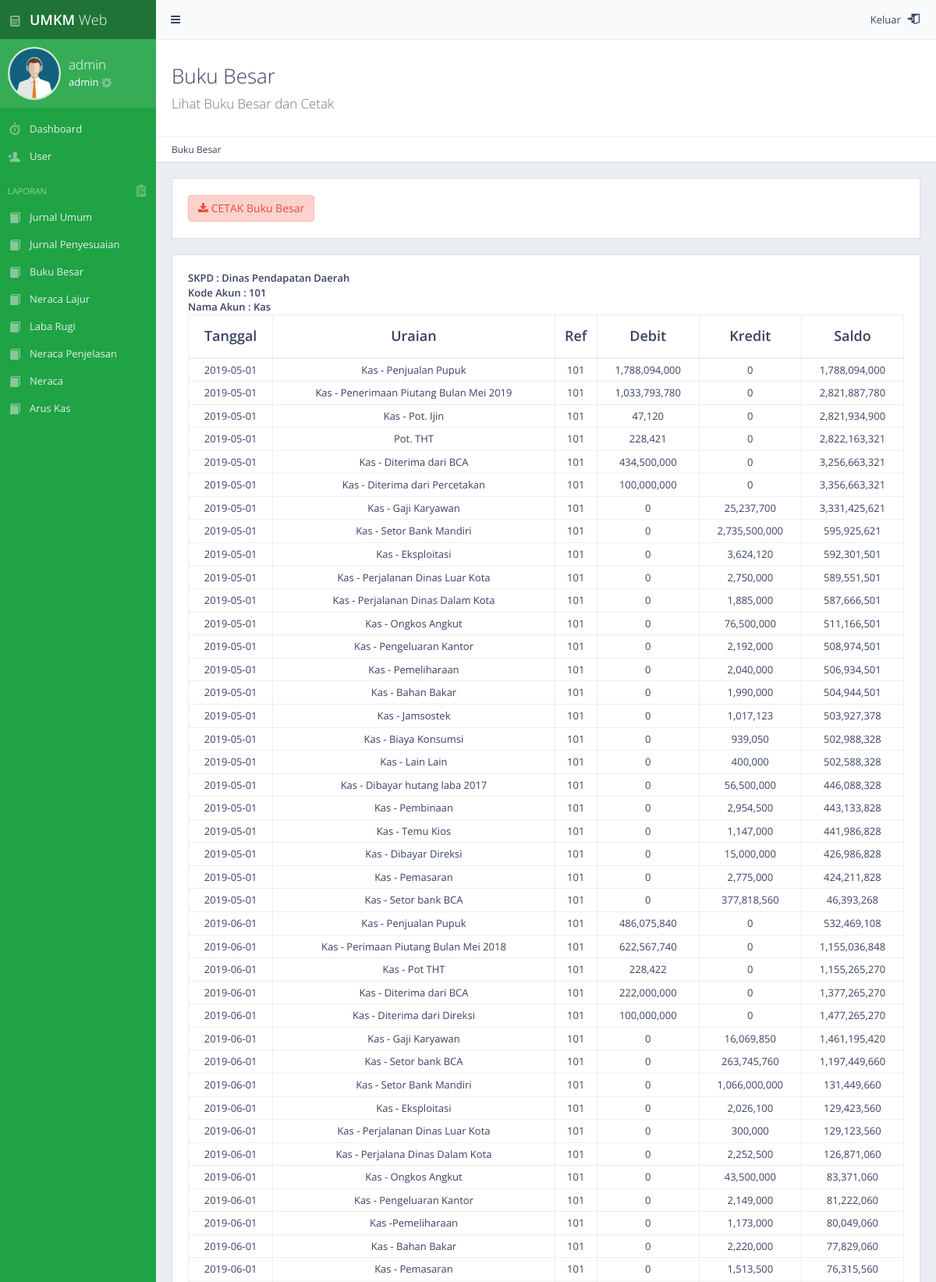
Screenshot of /akuntansi/admin_data_buku_besar.php (signed in, upper part) with the database file from the repository.
### tables this page shows
CREATE TABLE `bukubesar` (
  `idbb` int(11) NOT NULL AUTO_INCREMENT,
  `skpd` varchar(100) DEFAULT NULL,
  `kodeakun` varchar(25) DEFAULT NULL,
  `namaakun` text,
  `tgl` date DEFAULT NULL,
  `uraianbb` text,
  `ref` varchar(25) DEFAULT NULL,
  `debit` double(20,2) DEFAULT '0.00',
  `kredit` double(20,2) DEFAULT '0.00',
  `saldo` double(20,2) NOT NULL DEFAULT '0.00',
  `idtrx` int(11) NOT NULL,
  PRIMARY KEY (`idbb`)
);

### akuntansi/admin_data_buku_besar.php (the view, shortened to what this page needs)
<?php session_start();
include 'koneksi.php';
if(empty(@$_SESSION['username'])){
        header("Location:login.php");
}else{
?>
<!DOCTYPE html>
 <html class="no-js" lang="en">
    <head>
        <link rel="stylesheet" href="css/bootstrap.min.css">
        <link rel="stylesheet" href="css/plugins.css">
        <link rel="stylesheet" href="css/main.css">
        <link rel="stylesheet" href="css/themes.css">
    </head>
    <body>
       <div id="page-wrapper">
            <div id="page-container" class="sidebar-partial sidebar-visible-lg sidebar-no-animations">
                 <?php
                include "sidebar/sidebar_admin.php";
                ?>
                <div id="main-container">
                  <?php
                    include "sidebar/header.php";
                    ?>
                    <div id="page-content">
                    <div class="content-header">
                            <div class="header-section">
                                <h1>
                                    <i class=""></i>Buku Besar<br><small>Lihat Buku Besar dan Cetak</small>
                                </h1>
                            </div>
                            </div>
                        <ul class="breadcrumb breadcrumb-top">
                            <li>Buku Besar</li>
                        </ul>
							<div class="block full">
							<a href="export_PDF_bb.php" title="Download" class="btn btn alert-danger">
                                <i class="fa fa-download"></i> CETAK Buku Besar</i></a>
							</div>
<?php
$sql = "SELECT bukubesar.*, akun.namaakun FROM bukubesar, akun WHERE bukubesar.kodeakun = akun.kodeakun GROUP BY  bukubesar.kodeakun";
$result = mysqli_query($connect, $sql);
while($row = mysqli_fetch_assoc($result)){
?>
                         <div class="block full">
                            <div class="table-responsive">
                        <tr>
                            <td><strong>SKPD</strong></td>
                            <td><strong>:</strong></td>
                            <td><strong><?php echo $row['skpd'];?></strong></td>
                        </tr>
                        <br>
                        <tr>
                            <td><strong>Kode Akun</strong></td>
                            <td><strong>:</strong></td>
                            <td><strong><?php echo $row['kodeakun'];?></strong></td>
                        </tr>
                        <br>
                        <tr>
                            <td><strong>Nama Akun</strong></td>
                            <td><strong>:</strong></td>
                            <td><strong><?php echo $row['namaakun'];?></strong></td>
                        </tr>
                            <table id="example-datatable" class="table table-vcenter table-condensed table-bordered">
                                <thead>
                                    <tr>
                                        <th class="text-center">Tanggal</th>
                                        <th class="text-center">Uraian</th>
                                        <th class="text-center">Ref</th>
                                        <th class="text-center">Debit</th>
                                        <th class="text-center">Kredit</th>
                                        <th class="text-center">Saldo</th>
                                    </tr>
                                </thead>
                                <tbody>
<?php
$sqls = "SELECT * FROM bukubesar WHERE kodeakun = '".$row['kodeakun']."' ORDER BY tgl";
$results = mysqli_query($connect, $sqls);
while($rows = mysqli_fetch_assoc($results)){
$debet = $rows['debit'];
$kredit = $rows['kredit'];
if($rows['saldo'] < 0){
    $saldo = $rows['saldo']*(-1);
}else{
	$saldo = $rows['saldo'];
}
?>
                                    <tr>
                                        <td class="text-center"><?php echo $rows['tgl'];?></td>
                                        <td class="text-center"><?php echo $rows['uraianbb'];?></td>
                                        <td class="text-center"><?php echo $rows['ref'];?></td>
                                        <td class="text-center"><?php echo number_format($debet)."";?></td>
                                        <td class="text-center"><?php echo number_format($kredit)."";?></td>
                                        <td class="text-center"><?php echo number_format($saldo)."<br>";?></td>
                                    </tr>
<?php
}
?>
                     </tbody>
                            </table>
                     </div>
                         </div>
<?php
}
?>
                </div>
                </div>
            </div>
        </div>
    </body>
</html>
<?php
}
?>

### akuntansi/sidebar/sidebar_admin.php
<div id="sidebar">
    <div id="sidebar-scroll">
        <div class="sidebar-content">
            <a href="index_admin.php" class="sidebar-brand">
                <i class="gi gi-calculator"></i><span class="sidebar-nav-mini-hide"><strong>UMKM </strong>Web</span>
            </a>
        <div class="sidebar-section sidebar-user clearfix sidebar-nav-mini-hide">
            <div class="sidebar-user-avatar">
                <a><img src="img/admin.png" alt="avatar"></a>
            </div>
        <?php
            $query = "select * from admin where username = '".$_SESSION['username']."'";
            $result = mysqli_query($connect, $query);
            if($result) {
                while ($row = mysqli_fetch_row($result)){
                    $username = $row[0];
                    $nama = $row[2];
        ?>
            <div class="sidebar-user-name"> <?php echo $username ?></div>
            <div class="sidebar-user-links">
                <?php echo $nama ?> <a href="admin_profil.php?id=<?php echo $username ?>" class="enable-tooltip" data-placement="bottom" title="Settings"><i class="gi gi-cogwheel"></i></a>
            </div>
        </div>
			<?php
			}
			}
			?>
<ul class="sidebar-nav">
    <li>
        <a href="index_admin.php" ><i class="gi gi-stopwatch sidebar-nav-icon"></i><span class="sidebar-nav-mini-hide">Dashboard</span></a>
    </li>
    <li>
        <a href="admin_data_user.php" ><i class="gi gi-user_add  sidebar-nav-icon"></i><span class="sidebar-nav-mini-hide">User</span></a>
    </li>
    <li class="sidebar-header">
        <span class="sidebar-header-options clearfix"></i></a><a  data-toggle="tooltip" title="LIHAT DATA LAPORAN"><i class="gi gi-notes_2"></i></a></span>
        <span class="sidebar-header-title">LAPORAN</span>
    </li>
    <li>
        <a href="admin_data_jurnal_umum.php"><i class="hi hi-book sidebar-nav-icon"></i><span class="sidebar-nav-mini-hide">Jurnal Umum<span></a>
    </li>
    <li>
        <a href="admin_data_jurnal_penyesuaian.php"><i class="hi hi-book sidebar-nav-icon"></i><span class="sidebar-nav-mini-hide">Jurnal Penyesuaian<span></a>
    </li>
    <li>
        <a href="admin_data_buku_besar.php"><i class="hi hi-book sidebar-nav-icon"></i><span class="sidebar-nav-mini-hide">Buku Besar<span></a>
    </li>
     <li>
        <a href="admin_data_neraca.php"><i class="hi hi-book sidebar-nav-icon"></i><span class="sidebar-nav-mini-hide">Neraca Lajur<span></a>
    </li>
    <li>
    <li>
        <a href="admin_data_labarugi.php"><i class="hi hi-book sidebar-nav-icon"></i><span class="sidebar-nav-mini-hide">Laba Rugi<span></a>
    </li>
    <li>
        <a href="admin_data_neraca.php"><i class="hi hi-book sidebar-nav-icon"></i><span class="sidebar-nav-mini-hide">Neraca Penjelasan<span></a>
    </li>
    <li>
        <a href="admin_data_neraca.php"><i class="hi hi-book sidebar-nav-icon"></i><span class="sidebar-nav-mini-hide">Neraca<span></a>
    </li>
    <li>
        <a href="admin_data_aruskas.php"><i class="hi hi-book sidebar-nav-icon"></i><span class="sidebar-nav-mini-hide">Arus Kas<span></a>
    </li>
    </li>
</ul>
</div>
</div>
</div>

### rows the page displays
bukubesar: skpd "Dinas Pendapatan Daerah", kodeakun "101", namaakun "Kas", tgl "2019-05-01", uraianbb "Kas - Penjualan Pupuk", ref "101", debit "1,788,094,000", kredit "0", saldo "1,788,094,000"
bukubesar: tgl "2019-05-01", uraianbb "Kas - Penerimaan Piutang Bulan Mei 2019", ref "101", debit "1,033,793,780", kredit "0", saldo "2,821,887,780"
bukubesar: tgl "2019-05-01", uraianbb "Kas - Pot. Ijin", ref "101", debit "47,120", kredit "0", saldo "2,821,934,900"
bukubesar: tgl "2019-05-01", uraianbb "Pot. THT", ref "101", debit "228,421", kredit "0", saldo "2,822,163,321"
bukubesar: tgl "2019-05-01", uraianbb "Kas - Diterima dari BCA", ref "101", debit "434,500,000", kredit "0", saldo "3,256,663,321"
bukubesar: tgl "2019-05-01", uraianbb "Kas - Diterima dari Percetakan", ref "101", debit "100,000,000", kredit "0", saldo "3,356,663,321"
bukubesar: tgl "2019-05-01", uraianbb "Kas - Gaji Karyawan", ref "101", debit "0", kredit "25,237,700", saldo "3,331,425,621"
bukubesar: tgl "2019-05-01", uraianbb "Kas - Setor Bank Mandiri", ref "101", debit "0", kredit "2,735,500,000", saldo "595,925,621"
bukubesar: tgl "2019-05-01", uraianbb "Kas - Eksploitasi", ref "101", debit "0", kredit "3,624,120", saldo "592,301,501"
bukubesar: tgl "2019-05-01", uraianbb "Kas - Perjalanan Dinas Luar Kota", ref "101", debit "0", kredit "2,750,000", saldo "589,551,501"
bukubesar: tgl "2019-05-01", uraianbb "Kas - Perjalanan Dinas Dalam Kota", ref "101", debit "0", kredit "1,885,000", saldo "587,666,501"
bukubesar: tgl "2019-05-01", uraianbb "Kas - Ongkos Angkut", ref "101", debit "0", kredit "76,500,000", saldo "511,166,501"
bukubesar: tgl "2019-05-01", uraianbb "Kas - Pengeluaran Kantor", ref "101", debit "0", kredit "2,192,000", saldo "508,974,501"
bukubesar: tgl "2019-05-01", uraianbb "Kas - Pemeliharaan", ref "101", debit "0", kredit "2,040,000", saldo "506,934,501"
bukubesar: tgl "2019-05-01", uraianbb "Kas - Bahan Bakar", ref "101", debit "0", kredit "1,990,000", saldo "504,944,501"
bukubesar: tgl "2019-05-01", uraianbb "Kas - Jamsostek", ref "101", debit "0", kredit "1,017,123", saldo "503,927,378"
bukubesar: tgl "2019-05-01", uraianbb "Kas - Biaya Konsumsi", ref "101", debit "0", kredit "939,050", saldo "502,988,328"
bukubesar: tgl "2019-05-01", uraianbb "Kas - Lain Lain", ref "101", debit "0", kredit "400,000", saldo "502,588,328"
bukubesar: tgl "2019-05-01", uraianbb "Kas - Dibayar hutang laba 2017", ref "101", debit "0", kredit "56,500,000", saldo "446,088,328"
bukubesar: tgl "2019-05-01", uraianbb "Kas - Pembinaan", ref "101", debit "0", kredit "2,954,500", saldo "443,133,828"
bukubesar: tgl "2019-05-01", uraianbb "Kas - Temu Kios", ref "101", debit "0", kredit "1,147,000", saldo "441,986,828"
bukubesar: tgl "2019-05-01", uraianbb "Kas - Dibayar Direksi", ref "101", debit "0", kredit "15,000,000", saldo "426,986,828"
bukubesar: tgl "2019-05-01", uraianbb "Kas - Pemasaran", ref "101", debit "0", kredit "2,775,000", saldo "424,211,828"
bukubesar: tgl "2019-05-01", uraianbb "Kas - Setor bank BCA", ref "101", debit "0", kredit "377,818,560", saldo "46,393,268"
bukubesar: tgl "2019-06-01", uraianbb "Kas - Penjualan Pupuk", ref "101", debit "486,075,840", kredit "0", saldo "532,469,108"
bukubesar: tgl "2019-06-01", uraianbb "Kas - Perimaan Piutang Bulan Mei 2018", ref "101", debit "622,567,740", kredit "0", saldo "1,155,036,848"
bukubesar: tgl "2019-06-01", uraianbb "Kas - Pot THT", ref "101", debit "228,422", kredit "0", saldo "1,155,265,270"
bukubesar: tgl "2019-06-01", uraianbb "Kas - Diterima dari BCA", ref "101", debit "222,000,000", kredit "0", saldo "1,377,265,270"
bukubesar: tgl "2019-06-01", uraianbb "Kas - Diterima dari Direksi", ref "101", debit "100,000,000", kredit "0", saldo "1,477,265,270"
bukubesar: tgl "2019-06-01", uraianbb "Kas - Gaji Karyawan", ref "101", debit "0", kredit "16,069,850", saldo "1,461,195,420"
bukubesar: tgl "2019-06-01", uraianbb "Kas - Setor bank BCA", ref "101", debit "0", kredit "263,745,760", saldo "1,197,449,660"
bukubesar: tgl "2019-06-01", uraianbb "Kas - Setor Bank Mandiri", ref "101", debit "0", kredit "1,066,000,000", saldo "131,449,660"
bukubesar: tgl "2019-06-01", uraianbb "Kas - Eksploitasi", ref "101", debit "0", kredit "2,026,100", saldo "129,423,560"
bukubesar: tgl "2019-06-01", uraianbb "Kas - Perjalanan Dinas Luar Kota", ref "101", debit "0", kredit "300,000", saldo "129,123,560"
bukubesar: tgl "2019-06-01", uraianbb "Kas - Perjalana Dinas Dalam Kota", ref "101", debit "0", kredit "2,252,500", saldo "126,871,060"
bukubesar: tgl "2019-06-01", uraianbb "Kas - Ongkos Angkut", ref "101", debit "0", kredit "43,500,000", saldo "83,371,060"
bukubesar: tgl "2019-06-01", uraianbb "Kas - Pengeluaran Kantor", ref "101", debit "0", kredit "2,149,000", saldo "81,222,060"
bukubesar: tgl "2019-06-01", uraianbb "Kas -Pemeliharaan", ref "101", debit "0", kredit "1,173,000", saldo "80,049,060"
bukubesar: tgl "2019-06-01", uraianbb "Kas - Bahan Bakar", ref "101", debit "0", kredit "2,220,000", saldo "77,829,060"
bukubesar: tgl "2019-06-01", uraianbb "Kas - Pemasaran", ref "101", debit "0", kredit "1,513,500", saldo "76,315,560"

### other values shown
$username "admin"
$nama "admin"
